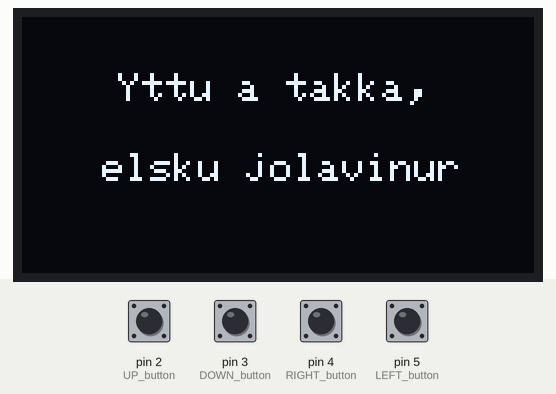
This sketch was run on a simulated Arduino Uno, built with avr-gcc and run on an emulated ATmega328P. Shown: 128×64 one-colour display. Inputs (shaded band) come from the test bench; at power-on: pin 2 (UP_button), pin 3 (DOWN_button), pin 4 (RIGHT_button), pin 5 (LEFT_button) HIGH. The display library's start-up logo is not drawn.

Above: at 1.2 s.
1.3 s: pin 2 (UP_button) pulled LOW for 0.15 s
At 2.3 s:
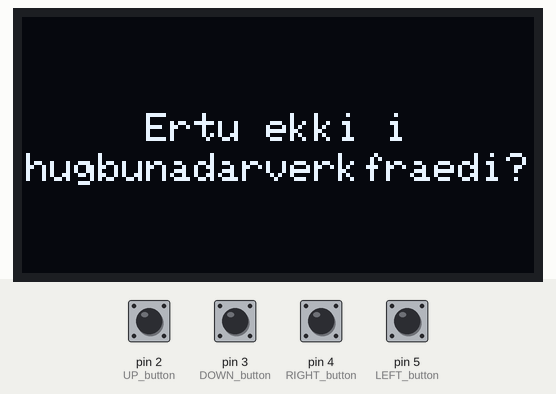
At 7.8 s:
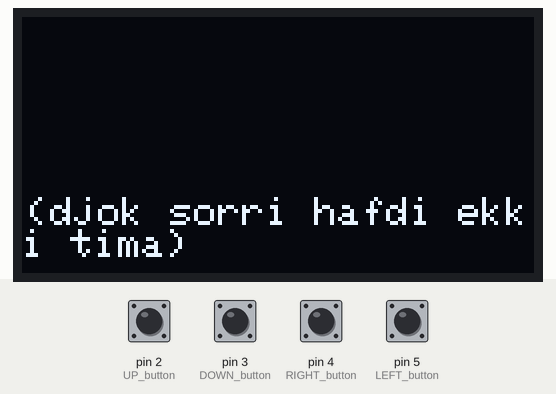
10.4 s: pin 2 (UP_button) pulled LOW for 1 s
At 13.8 s:
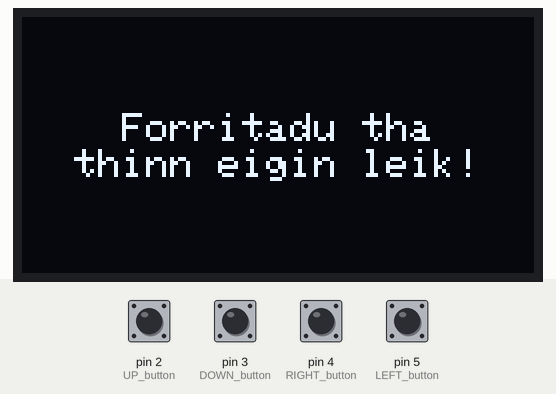
Timing chart, 0 to 15.3 s (numbered marks = the images above; inputs shaded):
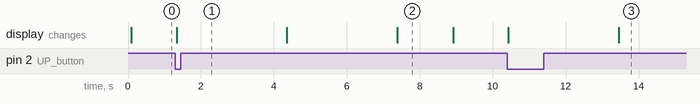

Measured:
- after the input at 1.3 s, the display: changes at once (image 1)
- after the input at 10.4 s, the display: first changes at once (image 3 shows a later state)
- what the display in image 2 shows lasts 1.5 s, from 7.4 s to 8.9 s

The sketch:

snake_HOAX.ino
```cpp
#include <SPI.h>
#include <Wire.h>
#include <Adafruit_GFX.h>
#include <Adafruit_SSD1306.h>

#define UP_button          2
#define DOWN_button        3
#define RIGHT_button       4
#define LEFT_button        5

#define SCREEN_WIDTH 128 // OLED display width, in pixels
#define SCREEN_HEIGHT 64 // OLED display height, in pixels
#define OLED_MOSI   9
#define OLED_CLK   10
#define OLED_DC    11
#define OLED_CS    12
#define OLED_RESET 13
Adafruit_SSD1306 display(SCREEN_WIDTH, SCREEN_HEIGHT, OLED_MOSI, OLED_CLK, OLED_DC, OLED_RESET, OLED_CS);


void setup() {
  pinMode(UP_button, INPUT_PULLUP);     //Activate internal pull-up resistors of atmega328p chip
  pinMode(DOWN_button, INPUT_PULLUP);   //whenever digitalRead() returns low, a button is being
  pinMode(RIGHT_button, INPUT_PULLUP);  //pressed
  pinMode(LEFT_button, INPUT_PULLUP);

  Serial.begin(9600);
  if(!display.begin(SSD1306_SWITCHCAPVCC)) {
    Serial.println(F("SSD1306 allocation failed"));
    for(;;); // Don't proceed, loop forever
  }
  display.display();
  display.clearDisplay();

  initialize();
}


void initialize(){
    display.clearDisplay();
    display.setTextSize(1);
    display.setTextColor(SSD1306_WHITE);
    display.setCursor(24, 14);
    display.println(F("Yttu a takka,"));
    display.setCursor(20, 34);
    display.println(F("elsku jolavinur"));
    display.display();
}


void hoax_message(){
  display.clearDisplay();
  display.setTextSize(1);
  display.setTextColor(SSD1306_WHITE);
  display.setCursor(31, 24);
  display.println(F("Ertu ekki i"));
  display.setCursor(1, 34);
  display.println(F("hugbunadarverkfraedi?"));
  display.display();
  delay(3000);

  display.clearDisplay();
  display.setCursor(25, 24);
  display.println(F("Forritadu tha"));
  display.setCursor(13, 33);
  display.println(F("thinn eigin leik!"));
  display.display();
  delay(3000);

  display.clearDisplay();
  display.setCursor(1, 45);
  display.println(F("(djok sorri hafdi ekki tima)"));
  display.display();
  delay(1500);
  display.clearDisplay();
  display.display();
}


void loop() {
  if (!digitalRead(2) || !digitalRead(3) || !digitalRead(4) || !digitalRead(5)){
    hoax_message();
  }
}
```
